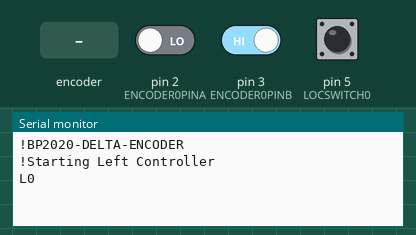
Recording of a sketch running on a simulated Arduino Uno, built with avr-gcc and run on an emulated ATmega328P. On the bench: the last lines printed to the serial monitor. The inputs (shaded band) are chosen by the test bench; at power-on: pin 2 (ENCODER0PINA) LOW, pin 3 (ENCODER0PINB) HIGH, pin 5 (LOCSWITCH0) HIGH.

Above: at 1.2 s.
1.3 s: rotary encoder on pin 2 (ENCODER0PINA) / pin 3 (ENCODER0PINB) turned 1 step (first pin leading)
At 1.7 s:
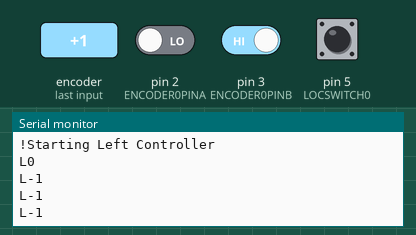
3.0 s: rotary encoder on pin 2 (ENCODER0PINA) / pin 3 (ENCODER0PINB) turned 2 steps (second pin leading)
At 4.6 s:
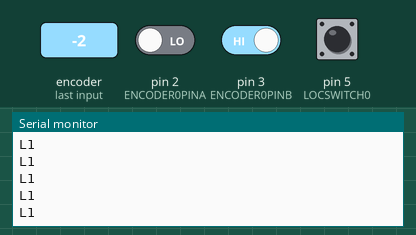
Timing chart, 0 to 6.1 s (numbered marks = the images above; inputs shaded):
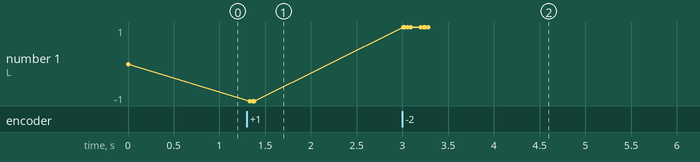

The sketch:

controller-delta-paddle.ino
```cpp
// DELTA PADDLE
// sends accumulated delta values that clear

// PIN ASSIGNMENTS
#define ENCODER0PINA 2 // Must support interupts
#define ENCODER0PINB 3 // Must support interupts
#define LOCSWITCH0 5 // Controller L/R detect pin; default to L

// CONSTANTS
#define MAX 32000
#define MIN -32000

// GLOBALS
volatile int encoder0Pos = 0;
volatile boolean encoderChanged = true;
volatile char controlLoc = 'X'; // overwritten during setup

// SETUP
void setup()
{
  pinMode(ENCODER0PINA, INPUT);
  pinMode(ENCODER0PINB, INPUT);
  pinMode(LOCSWITCH0, INPUT);

  // encoder pin on interrupt 0 (pin 2)
  // encoder pin on interrupt 1 (pin 3)
  attachInterrupt(0, doEncoderA, CHANGE);
  attachInterrupt(1, doEncoderB, CHANGE);

  // serial port connection to computer
  Serial.begin(115200);
  Serial.println("!BP2020-DELTA-ENCODER");
  if (digitalRead(LOCSWITCH0) == LOW) {
    controlLoc = 'R';
    Serial.println("!Starting Right Controller");
  } else {
    controlLoc = 'L';
    Serial.println("!Starting Left Controller");
  }
}

// MAIN RUN-LOOP
void loop() {
  // Output current position and controller location
  // ex: "R3034\n" for right controller
  // ex: "L3034\n" for left controller
  if (encoderChanged) {
    Serial.print(controlLoc);
    Serial.println(encoder0Pos, DEC);
    encoder0Pos = 0;
    encoderChanged = false;
  } else {
    // limit input rate to 60fps-ish
    delay(16);
  }
}

// HELPER FUNCTIONS
int incrementPos() {
  if (encoder0Pos < MAX)
    ++encoder0Pos;
  encoderChanged = true;
  return encoder0Pos;
}

int decrementPos() {
  if (encoder0Pos > MIN)
    --encoder0Pos;
  encoderChanged = true;
  return encoder0Pos;
}

// INTERRRUPT FUNCTIONS
// Channel A Interupt Routine
void doEncoderA() {
  // look for a low-to-high on channel A
  if (digitalRead(ENCODER0PINA) == HIGH) {
    // check channel B to see which way encoder is turning
    if (digitalRead(ENCODER0PINB) == LOW) decrementPos();
   else incrementPos();
  } else {
    // Must be a high-to-low transistion
    if (digitalRead(ENCODER0PINB) == HIGH) decrementPos();
    else incrementPos();
  }
}

// Channel B Interupt Routine
void doEncoderB() {
  // look for a low-to-high on channel B
  if (digitalRead(ENCODER0PINB) == HIGH) {
    // check channel A to see which way encoder is turning
    if (digitalRead(ENCODER0PINA) == HIGH) decrementPos();
    else incrementPos();
  } else { // Must be a high-to-low transistion
    if (digitalRead(ENCODER0PINA) == LOW) decrementPos();
    else incrementPos();
  }
}
```

Measured:
- after the input at 1.3 s, the serial monitor: prints a new line at once (image 1)
- after the input at 3.0 s, the serial monitor: prints a new line at once (image 2)
- plotted number 1: 0 → -1 after the input at 1.3 s, -1 → 1 after the input at 3.0 s
